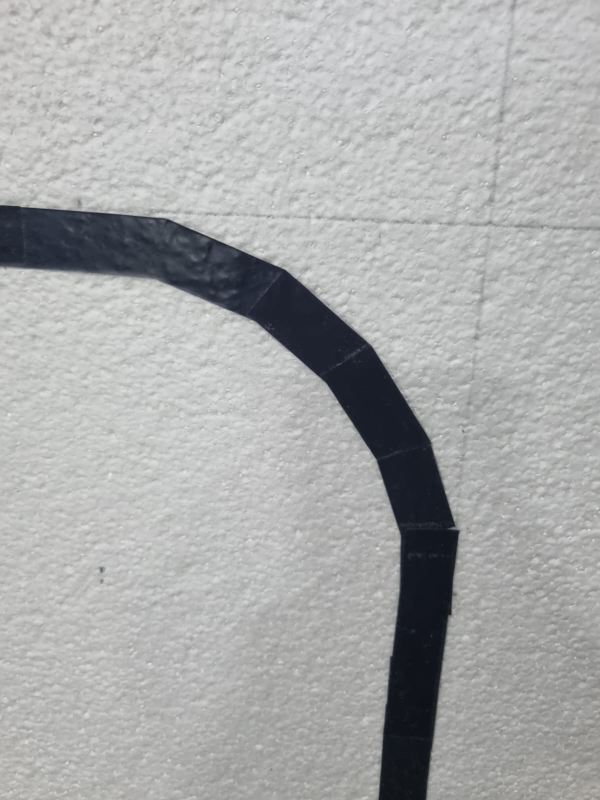
#> input picture camera/camera/img/image1.jpeg, 1200 x 1600 px (shown at 1/2 size)
$ python Simulate_line.py
#> lines starting #> are read from the running program, lines starting #| are printed output that depends on the picture; after the words box and inside, x2 and y2 are one past the last pixel; in counts of white or black regions, pixels touching at a corner belong together
### camera/camera/ImageProcessing.py
from __future__ import annotations
import cv2
import numpy as np


STATE_FOLLOWING: int = 0
STATE_SEARCHING: int = 1
STATE_STOP_LOST: int = 2


class ImageProcessing:
    def __init__(
        self,
        threshold:       int   = 80,
        roi_ratio:       float = 0.30,
        use_otsu:        bool  = True,
        min_area:        int   = 300,
        blur_size:       int   = 7,
        morph_size:      int   = 5,
    ) -> None:
        if blur_size % 2 == 0:
            raise ValueError(f"blur_size doit être impair, reçu {blur_size}")
        if not (0.0 < roi_ratio <= 1.0):
            raise ValueError(f"roi_ratio doit être dans ]0, 1], reçu {roi_ratio}")

        self.threshold    = threshold
        self.roi_ratio    = roi_ratio
        self.use_otsu     = use_otsu
        self.min_area     = min_area
        self.blur_ksize   = (blur_size, blur_size)
        self.morph_kernel = cv2.getStructuringElement(
            cv2.MORPH_RECT, (morph_size, morph_size)
        )


    def process_frame(self, frame: np.ndarray) -> dict:
        h, w  = frame.shape[:2]
        roi_y = int(h * (1.0 - self.roi_ratio))
        roi   = frame[roi_y:h, :]

        binary   = self._binarize(roi)
        cx_image = w // 2

        result: dict = dict(
            line_detected = False,
            cx_image      = cx_image,
            error         = None,
            binary        = binary,
            debug         = None,
        )

        cx_line, cy_line = self._centroid_from_contour(binary)

        if cx_line is not None:
            cy_line_abs = roi_y + cy_line
            result["line_detected"] = True
            result["error"]         = float(cx_image - cx_line)
            result["debug"]         = self._draw_debug(
                frame, binary, cx_line, cy_line_abs,
                cx_image, roi_y, result["error"], h, w,
            )
        else:
            result["debug"] = frame.copy()

        return result


    def _binarize(self, roi: np.ndarray) -> np.ndarray:
        gray = cv2.cvtColor(roi, cv2.COLOR_BGR2GRAY)
        gray = cv2.GaussianBlur(gray, self.blur_ksize, 0)

        flag      = cv2.THRESH_BINARY_INV + (cv2.THRESH_OTSU if self.use_otsu else 0)
        thresh    = 0 if self.use_otsu else self.threshold
        _, binary = cv2.threshold(gray, thresh, 255, flag)

        binary = cv2.morphologyEx(binary, cv2.MORPH_CLOSE, self.morph_kernel)
        binary = cv2.morphologyEx(binary, cv2.MORPH_OPEN,  self.morph_kernel)
        return binary

    def _centroid_from_contour(
        self, binary: np.ndarray
    ) -> tuple[int | None, int | None]:
        contours, _ = cv2.findContours(
            binary, cv2.RETR_EXTERNAL, cv2.CHAIN_APPROX_SIMPLE
        )
        if not contours:
            return None, None

        largest = max(contours, key=cv2.contourArea)
        if cv2.contourArea(largest) < self.min_area:
            return None, None

        M = cv2.moments(largest)
        if M["m00"] == 0:
            return None, None

        cx = int(M["m10"] / M["m00"])
        cy = int(M["m01"] / M["m00"])
        return cx, cy

    def _draw_debug(
        self,
        frame: np.ndarray, binary: np.ndarray,
        cx_line: int, cy_line: int, cx_image: int,
        roi_y: int, error: float, h: int, w: int,
    ) -> np.ndarray:
        debug = frame.copy()

        cv2.rectangle(debug, (0, roi_y), (w - 1, h - 1), (29, 158, 117), 2)
        cv2.circle(debug, (cx_line, cy_line), 10, (0, 255, 0), -1)
        cv2.line(debug, (cx_image, roi_y), (cx_image, h), (0, 0, 255), 2)
        cv2.arrowedLine(
            debug, (cx_image, cy_line), (cx_line, cy_line),
            (255, 0, 255), 3, tipLength=0.3,
        )

        direction = "← GAUCHE" if error > 0 else "→ DROITE" if error < 0 else "■ CENTRE"
        cv2.rectangle(debug, (0, 0), (w, 32), (30, 30, 30), -1)
        cv2.putText(
            debug, f"erreur: {error:+.1f} px  {direction}",
            (8, 22), cv2.FONT_HERSHEY_SIMPLEX, 0.6, (29, 158, 117), 2, cv2.LINE_AA,
        )
        return debug

### camera/camera/Simulate_line.py
import sys
import os
import numpy as np
import cv2
from ImageProcessing import ImageProcessing

class PController:

    def __init__(self, kp: float = 0.005,
                 max_angular: float = 0.8,
                 base_speed: float  = 0.15):
        self.kp          = kp
        self.max_angular = max_angular
        self.base_speed  = base_speed

    def compute(self, error):
        if error is None:
            return 0.0, 0.0
        angular = float(np.clip(self.kp * error,
                                -self.max_angular, self.max_angular))
        return self.base_speed, angular

    def __repr__(self):
        return (f"PController(kp={self.kp}, "
                f"max_angular={self.max_angular}, "
                f"base_speed={self.base_speed})")


def simulate(image_paths: list[str],
             processor: ImageProcessing,
             controller: PController,
             display: bool  = True,
             save_dir: str  = None) -> list:
    results = []

    print("=" * 70)
    print("  SIMULATION SUIVI DE LIGNE")
    print(f"  {processor}")
    print(f"  {controller}")
    print("=" * 70)

    for i, path in enumerate(image_paths):
        if not os.path.isfile(path):
            print(f"  [SKIP] introuvable : {path}")
            continue

        frame = cv2.imread(path)
        if frame is None:
            print(f"  [ERREUR] lecture impossible : {path}")
            continue

        tag = os.path.basename(path)
        res = processor.process_frame(frame)
        vlin, vang = controller.compute(res['error'])

        print(f"\n  Image : {tag}")
        if res['error'] is not None:
            direction = "← GAUCHE" if res['error'] > 0 else \
                        "→ DROITE" if res['error'] < 0 else "■ CENTER"
            print(f"  Erreur         : {res['error']:+.1f} px  [{direction}]")
            print(f"  cx_line        : {res['cx_line']}  |  cx_image : {res['cx_image']}")
            print(f"  cmd_vel        : linear.x={vlin:.3f} m/s  "
                  f"angular.z={vang:+.4f} rad/s")
        else:
            print("  → LIGNE NON DETECTEE — arrêt robot")
        print()

        results.append({'image': tag, 'error': res['error'],
                        'linear': vlin, 'angular': vang})

        if save_dir and res['debug'] is not None:
            os.makedirs(save_dir, exist_ok=True)
            stem = os.path.splitext(tag)[0]

            path_dbg = os.path.join(save_dir, f"debug_{stem}.jpg")
            cv2.imwrite(path_dbg, res['debug'])

            path_bin = os.path.join(save_dir, f"binary_{stem}.jpg")
            cv2.imwrite(path_bin, res['binary'])

            print(f"  Sauvegardé → {path_dbg}")
            print(f"  Sauvegardé → {path_bin}")

        if display and res['debug'] is not None:
            max_h = 700
            dbg   = res['debug']
            bin_  = cv2.cvtColor(res['binary'], cv2.COLOR_GRAY2BGR)

            if dbg.shape[0] > max_h:
                scale = max_h / dbg.shape[0]
                dbg   = cv2.resize(dbg,  None, fx=scale, fy=scale)
                bin_  = cv2.resize(bin_, None, fx=scale, fy=scale)

            cv2.imshow(f'/line/debug  – {tag}',  dbg)
            cv2.imwrite(f'output_{i}_debug.bmp', dbg)

            cv2.imshow(f'/line/binary – {tag}',  bin_)
            cv2.imwrite(f'output_{i}_binary.bmp', bin_)

    print("=" * 70)
    print("  RÉSUMÉ")
    print("=" * 70)
    for r in results:
        err_str = f"{r['error']:+.1f} px" if r['error'] is not None \
                  else "NON DETECTEE"
        print(f"  {r['image']:20s}  erreur={err_str:>14s}  "
              f"ω={r['angular']:+.4f} rad/s")
    print("=" * 70)

    return results


if __name__ == '__main__':
    default_names = ['img/image1.jpeg', 'img/image2.jpeg',
                     'img/image3.jpeg', 'img/image4.jpeg']

    if len(sys.argv) > 1:
        image_paths = sys.argv[1:]
    else:
        script_dir  = os.path.dirname(os.path.abspath(__file__))
        image_paths = []
        for name in default_names:
            for d in ['.', script_dir]:
                p = os.path.join(d, name)
                if os.path.isfile(p):
                    image_paths.append(p)
                    break

    if not image_paths:
        print("Aucune image trouvée.")
        print("Usage : python simulate_line_follower.py img1.jpeg img2.jpeg …")
        sys.exit(1)

    processor  = ImageProcessing(
        roi_ratio  = 0.5,
        use_otsu   = True,
        min_area   = 300,
        blur_size  = 7,
        morph_size = 5,
    )

    controller = PController(
        kp          = 0.005,
        max_angular = 0.8,
        base_speed  = 0.15,
    )

    simulate(
        image_paths,
        processor  = processor,
        controller = controller,
        display    = True,
        save_dir   = 'debug_output',
    )
#> in simulate, frame is the input picture: shape (1600, 1200, 3); mean B, G, R 171.5, 171.5, 170.3
#> in process_frame, `roi   = frame[roi_y:h, :]`:
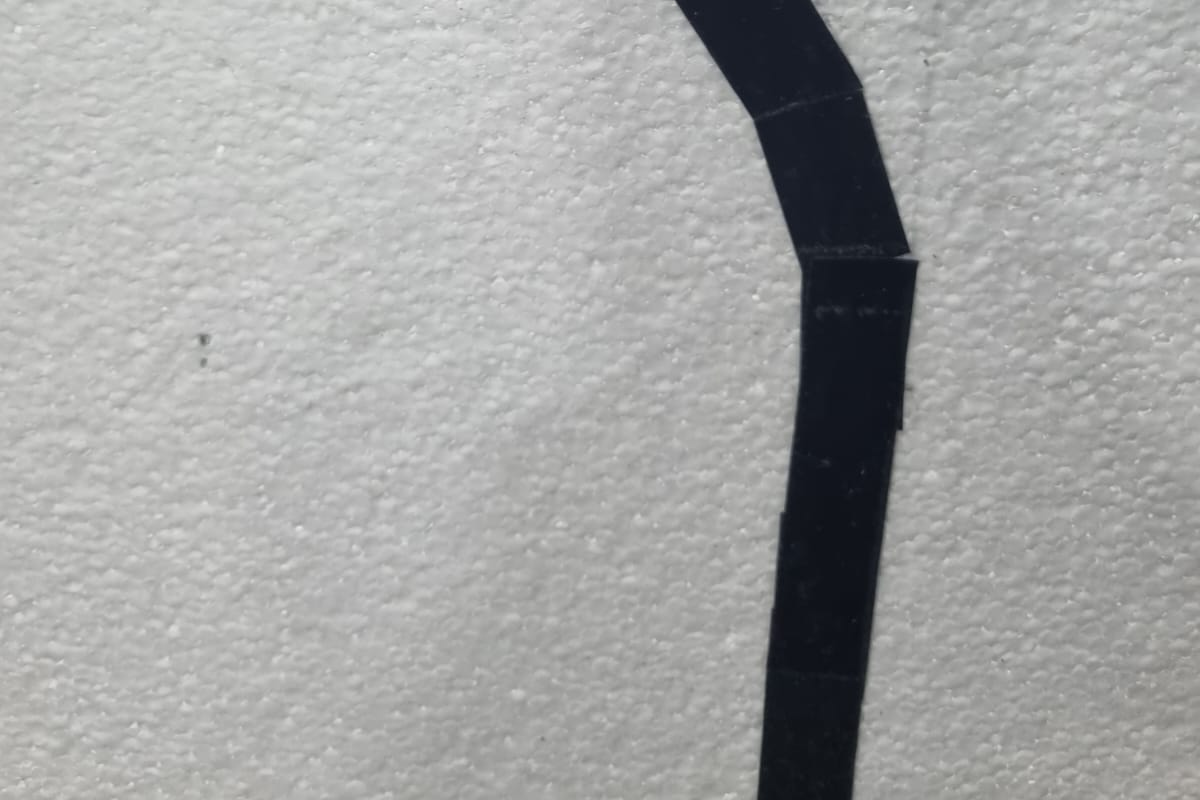
#> roi: shape (800, 1200, 3); mean B, G, R 163.9, 164.6, 163.8
#> in _binarize, `_, binary = cv2.threshold(gray, thresh, 255, flag)`:
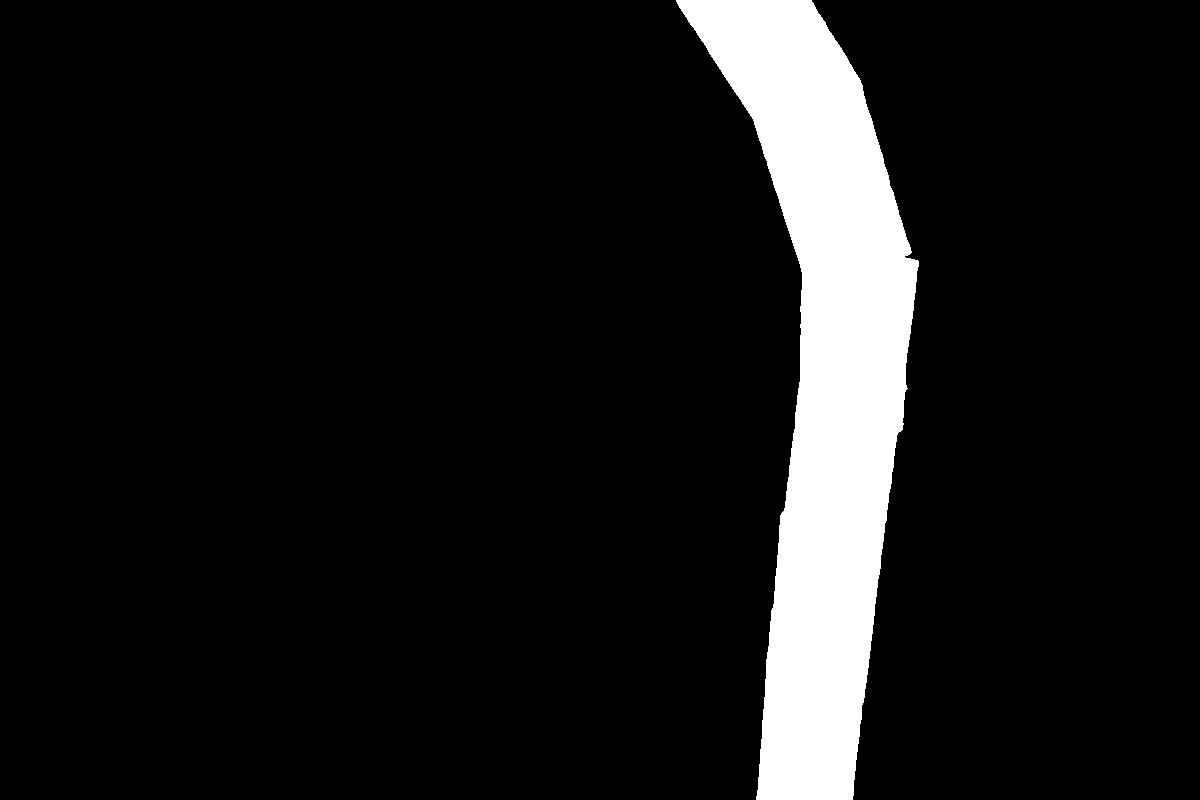
#> binary: shape (800, 1200); 9.2% white; 1 white region, box (x1, y1, x2, y2) and area: (676, 0, 919, 800) 88708
#> in _binarize, `binary = cv2.morphologyEx(binary, cv2.MORPH_CLOSE, self.morph_kernel)`: binary: shape (800, 1200); 9.2% white; 1 white region, box (x1, y1, x2, y2) and area: (676, 0, 919, 800) 88725
#> in _binarize, `binary = cv2.morphologyEx(binary, cv2.MORPH_OPEN,  self.morph_kernel)`: binary: shape (800, 1200); 9.2% white; 1 white region
#> in process_frame, `result: dict = dict( line_detected = False, cx_image      = cx_image, ..`: result = 5 items
#> in _centroid_from_contour, `contours, _ = cv2.findContours( binary, cv2.RETR_EXTERNAL, cv2.CHAIN_A..`: contours = 1 contour; box (x1, y1, x2, y2) and area: (677, 0, 919, 800) 87796
#> in _centroid_from_contour, `largest = max(contours, key=cv2.contourArea)`: largest = contour of 572 points, box (x1, y1, x2, y2) (677, 0, 919, 800), area 87796
#> in _centroid_from_contour, `M = cv2.moments(largest)`: M = moments, m00 87795.5, centre m10/m00, m01/m00 = (823.9, 377.8)
#> in _centroid_from_contour, `cx = int(M["m10"] / M["m00"])`: cx = 823
#> in _centroid_from_contour, `cy = int(M["m01"] / M["m00"])`: cy = 377
#> in process_frame, `cx_line, cy_line = self._centroid_from_contour(binary)`: cx_line = 823; cy_line = 377
#> in process_frame, `cy_line_abs = roi_y + cy_line`: cy_line_abs = 1177
#> in _draw_debug, `cv2.circle(debug, (cx_line, cy_line), 10, (0, 255, 0), -1)`: debug: shape (1600, 1200, 3); mean B, G, R 170.8, 171.5, 170.1
#> in _draw_debug, `cv2.putText( debug, f"erreur: {error:+.1f} px  {direction}", (8, 22), ..`:
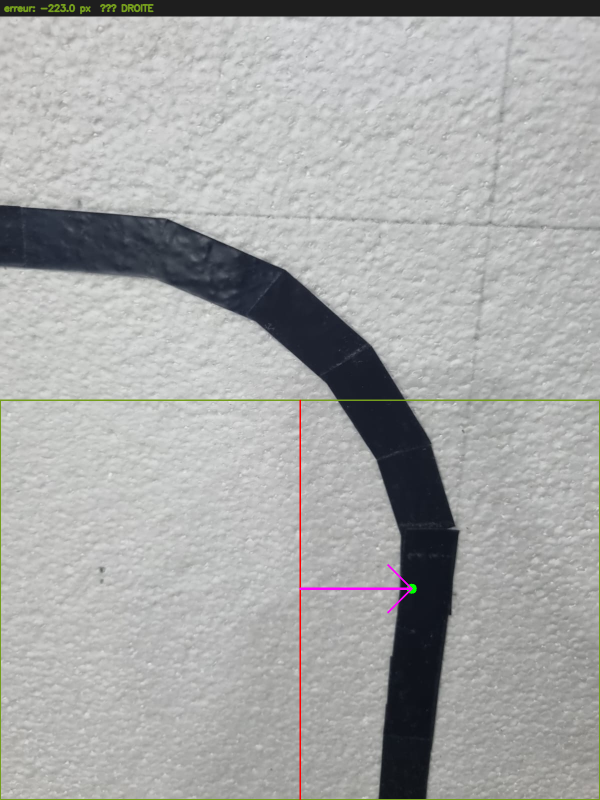
#> debug: shape (1600, 1200, 3) (shown at 1/2 size); mean B, G, R 167.3, 167.9, 167
#> in simulate, `res = processor.process_frame(frame)`: res = 5 items
#> in simulate, `vlin, vang = controller.compute(res['error'])`: vlin = 0.15; vang = -0.8
#> in simulate, `direction = "← GAUCHE" if res['error'] > 0 else \ "→ DROITE" if res['e..`: direction = '→ DROITE'
#|   Erreur         : -223.0 px  [→ DROITE]
#> (the run stopped early here; a loop or call above may not have finished)
